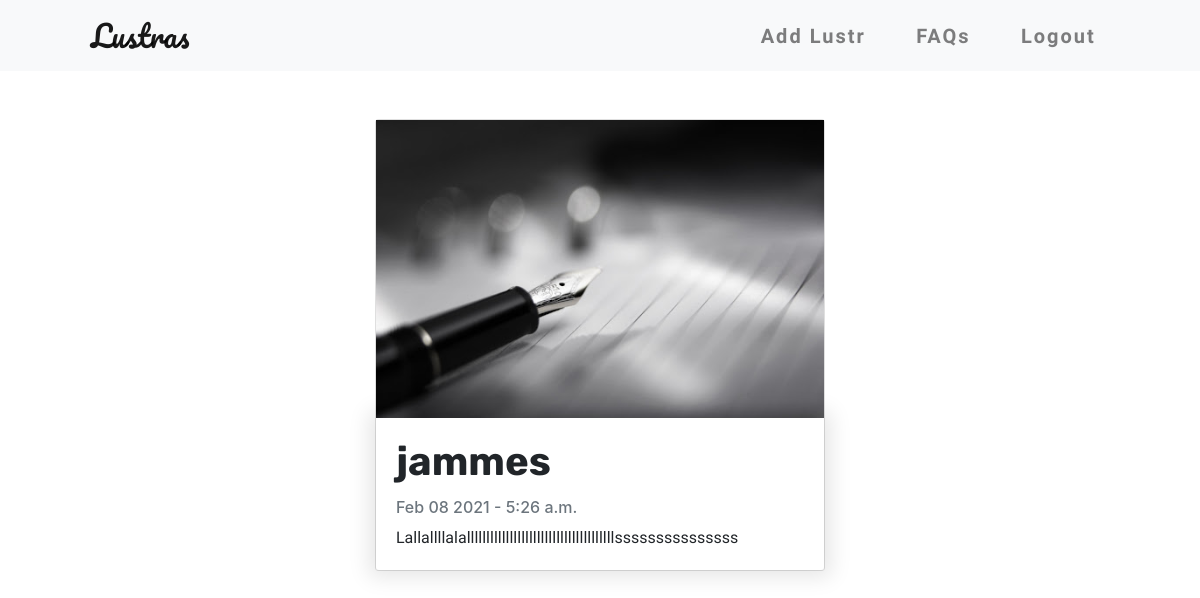
Screenshot of /jammes/ with the database file from the repository.
### finatic/models.py (models this page shows, shortened)
class Lust(models.Model):
    title = models.CharField(max_length=100, unique=True)
    slug = models.SlugField(max_length=100, unique=True)
    picture = models.ImageField()
    description = models.TextField()
    author = models.ForeignKey(User, on_delete=models.CASCADE)
    date = models.DateField(auto_now_add=True)
    time = models.TimeField(auto_now_add=True)
    update_date = models.DateField(auto_now_add=True)
    status = models.IntegerField(choices=STATUS, default=1)
    class Meta:
        ordering = ['-time']

### finatic/views.py (the view)
# urls.py: path('<slug:slug>/', views.LustDetail.as_view(), name="detail"),
class LustDetail(generic.DetailView):
    model = Lust
    context_object_name = 'lust_detail'
    template_name = 'finatic/lust_detail.html'

### finatic/templates/finatic/lust_detail.html (shortened to what this page needs)
{%  extends 'base.html' %}
{% block content %}
   <div class="col-md-5 mt-5 mx-auto">
        <div class="card mb-4">
            <img src="{{ lust_detail.picture.url }}" alt="">
          <div class="card-body">
            <h1 class="card-title">{{ lust_detail.title }}</h1>
              <p class="card-text text-muted h6">{{ lust_detail.date | date:'M d Y' }} - {{ lust_detail.time }}</p>
            <p class="card-text" id="jff">{{ lust_detail.description | safe }}</p>
          </div>
        </div>
    </div>
{% endblock %}

### finatic/static/style.css (style rules this page uses)
* { box-sizing: border-box; margin: 0; padding: 0; }
.card-body { box-shadow: 0 0 20px 7px rgba(0, 0, 0, 0.1); }
.card-title { font-family: 'Rubik', 'sans-serif'; font-weight: bold; }
.card-text { font-family: 'Raleway', 'sans-serif'; }
.card { margin: 20px 10px; }

### rows the page displays
Lust: picture (picture), title "jammes", date "Feb 08 2021", time "5:26 a.m.", description "Lallallllalallllllllllllllllllllllllllllllllllllllsssssssssssssss"
